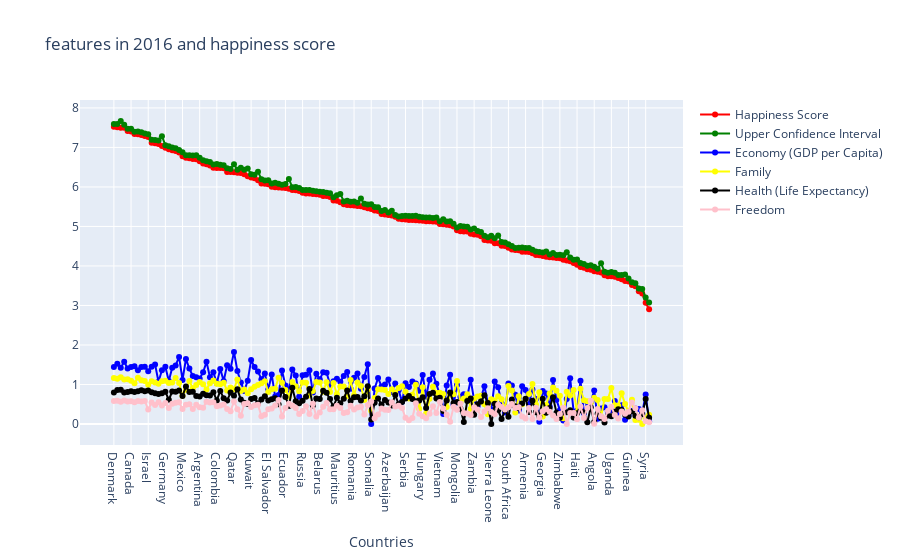

The cell this chart's notebook holds for it:
### Code cell
line_chart_feature(year_2016, ['Happiness Score', 'Upper Confidence Interval', 'Economy (GDP per Capita)','Family','Health (Life Expectancy)','Freedom'], '2016')

### Figure 1 — Plotly figure (JSON) as saved in the notebook; plotly's stock layout.template omitted (floating-point values rounded to 4 significant figures; data arrays with more than 128 entries replaced by an {"elided": "..."} marker saying what was removed)
{"data": [{"marker": {"color": "red"}, "mode": "lines+markers", "name": "Happiness Score", "text": {"elided": "157 str values"}, "type": "scatter", "x": {"elided": "157 str values"}, "y": {"elided": "157 float values"}}, {"marker": {"color": "green"}, "mode": "lines+markers", "name": "Upper Confidence Interval", "text": {"elided": "157 str values"}, "type": "scatter", "x": {"elided": "157 str values"}, "y": {"elided": "157 float values"}}, {"marker": {"color": "blue"}, "mode": "lines+markers", "name": "Economy (GDP per Capita)", "text": {"elided": "157 str values"}, "type": "scatter", "x": {"elided": "157 str values"}, "y": {"elided": "157 float values"}}, {"marker": {"color": "yellow"}, "mode": "lines+markers", "name": "Family", "text": {"elided": "157 str values"}, "type": "scatter", "x": {"elided": "157 str values"}, "y": {"elided": "157 float values"}}, {"marker": {"color": "black"}, "mode": "lines+markers", "name": "Health (Life Expectancy)", "text": {"elided": "157 str values"}, "type": "scatter", "x": {"elided": "157 str values"}, "y": {"elided": "157 float values"}}, {"marker": {"color": "pink"}, "mode": "lines+markers", "name": "Freedom", "text": {"elided": "157 str values"}, "type": "scatter", "x": {"elided": "157 str values"}, "y": {"elided": "157 float values"}}], "layout": {"hovermode": "x unified", "title": {"text": "features in 2016 and happiness score"}, "xaxis": {"ticklen": 5, "title": {"text": "Countries"}, "zeroline": false, "type": "category", "range": [-9.715, 165.7], "autorange": true}, "yaxis": {"type": "linear", "range": [-0.6248, 8.294], "autorange": true}, "autosize": true}}
